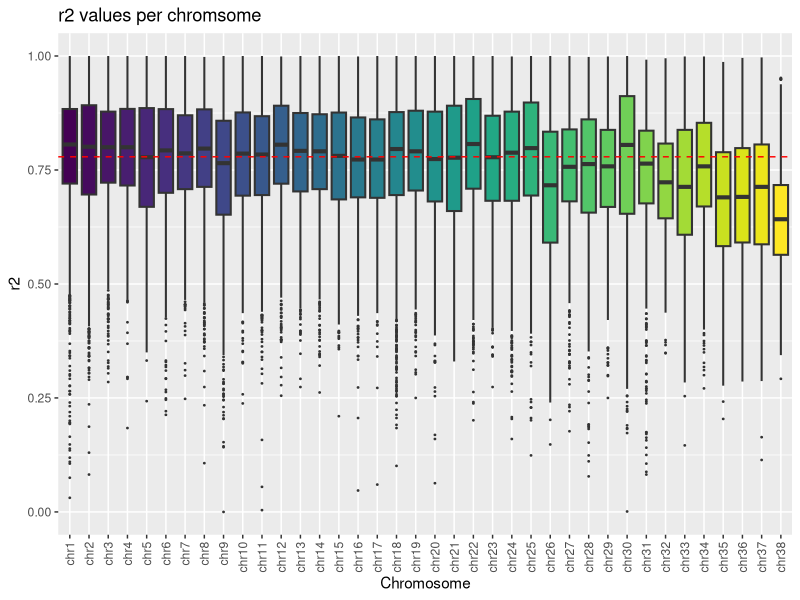
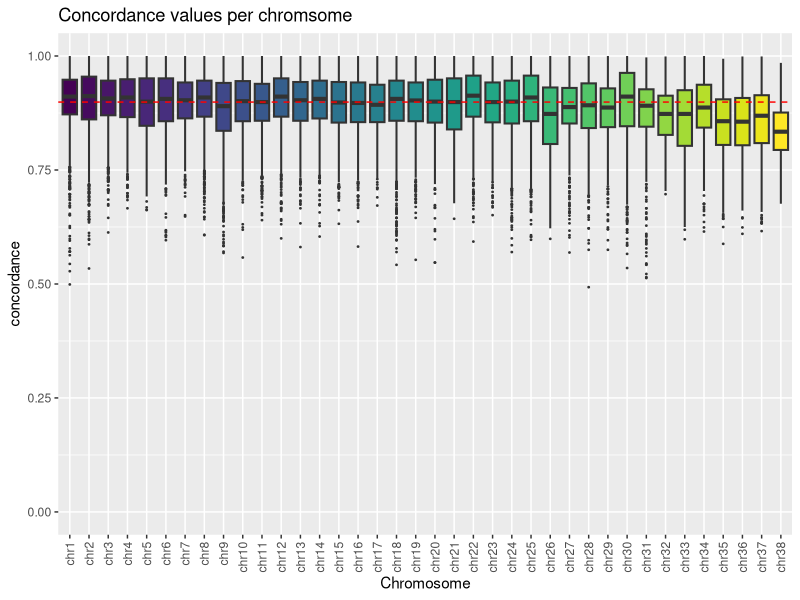
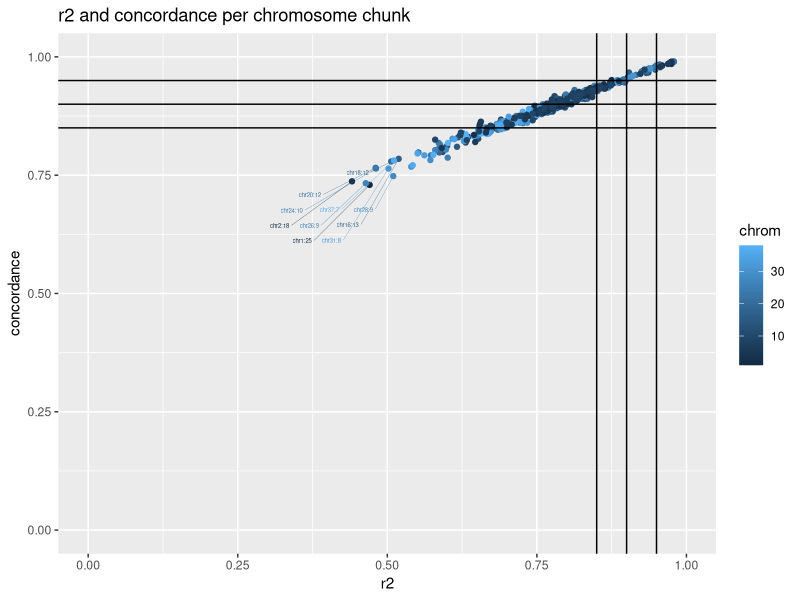
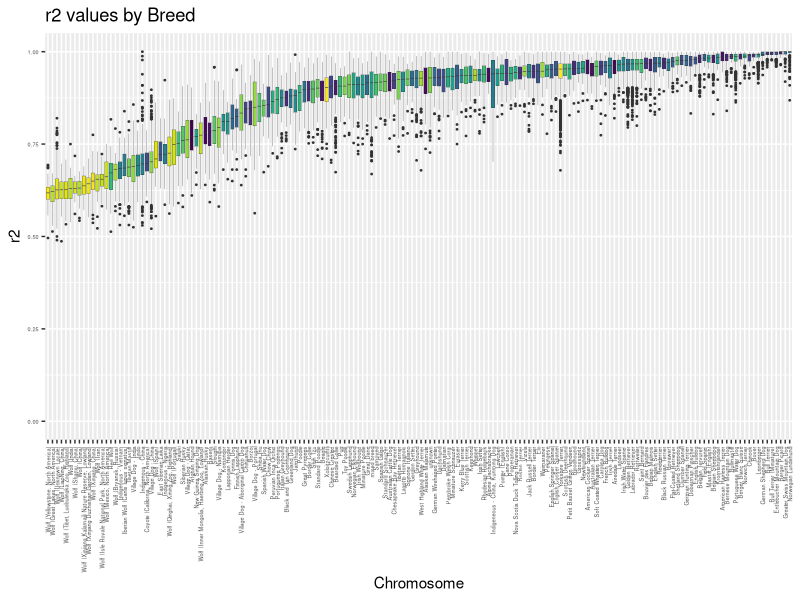
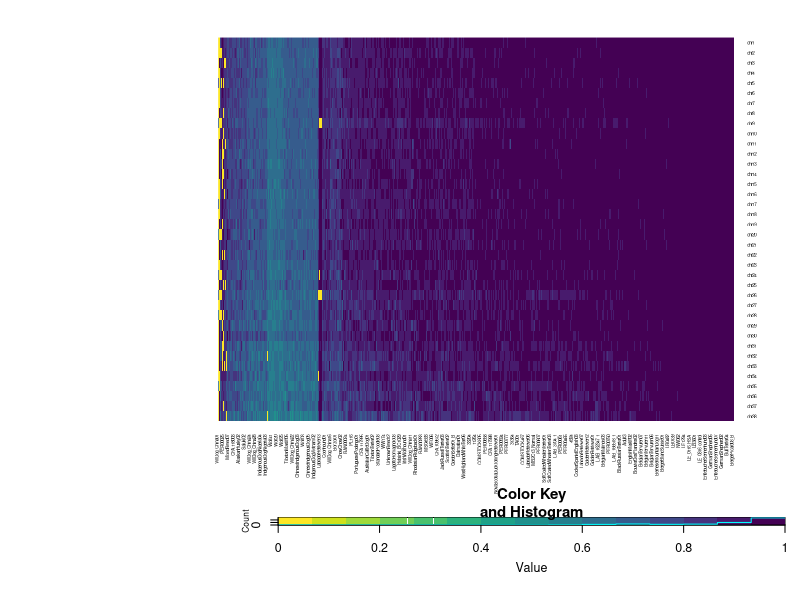
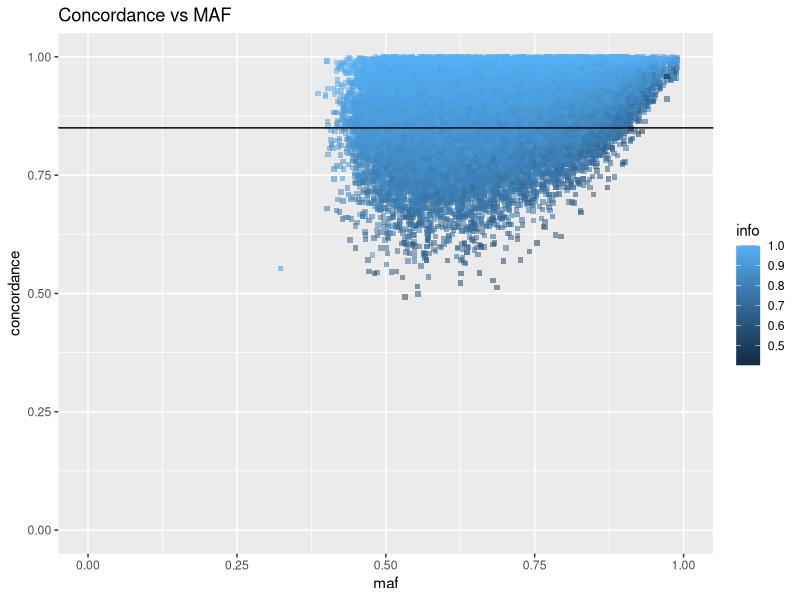
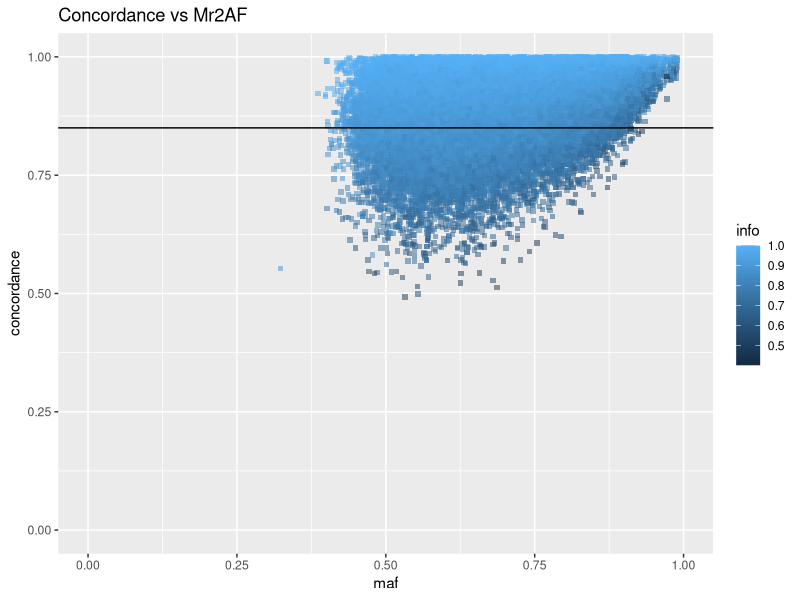

Source code (R) for these figures, in order:
## ---- chunk 1
knitr::opts_chunk$set(echo = TRUE, warning = FALSE, message = FALSE)
## ---- chunk 2
library(gtools)
library(ggplot2)
library(ggrepel)
library(viridisLite)
library(viridis)
library(gplots)
library(tidyr)
## ---- chunk 3
data <- read.table("all_stats_by_chr.txt",header=FALSE,sep="\t")
colnames(data)=c("chr","pos","maf","info","concordance","r2")
data$chr <- paste0("chr",data$chr)
data <- data[mixedorder(data$chr),]

data$chr <- factor(data$chr,levels = mixedsort(unique(data$chr)),ordered = TRUE)

my_colours <- viridisLite::viridis(length(levels(data$chr)))


p <- ggplot(data, aes(x=chr, y=r2, fill=chr)) + scale_fill_manual(values = my_colours) + geom_boxplot(outlier.size=0.3,lwd=0.7) + theme(axis.text.x = element_text(angle = 90, vjust = 0.5, hjust=1)) + ggtitle("r2 values per chromsome") + xlab("Chromosome") + geom_hline(yintercept=median(data$r2), linetype="dashed", color = "red") + theme(legend.position="none") + coord_cartesian(ylim = c(0, 1.0))
p

p <- ggplot(data, aes(x=chr, y=concordance, fill=chr)) + scale_fill_manual(values = my_colours) + geom_boxplot(outlier.size=0.3,lwd=0.7) + theme(axis.text.x = element_text(angle = 90, vjust = 0.5, hjust=1)) + ggtitle("Concordance values per chromsome") + xlab("Chromosome") + geom_hline(yintercept=median(data$concordance), linetype="dashed", color = "red") + theme(legend.position="none") + coord_cartesian(ylim = c(0, 1.0))
p
## ---- chunk 4
data_chunk <- read.table("all_stats_by_chunk.txt",header=T,sep="\t")

data_chunk$name=paste0("chr",data_chunk$chrom,":",data_chunk$chunk)

ggplot(data_chunk, aes(x = r2_med, y = con_med, color = chrom)) +
  geom_point()  + coord_cartesian(ylim = c(0, 1.0),xlim = c(0, 1.0)) + ggtitle("r2 and concordance per chromosome chunk") +
  xlab("r2") + ylab("concordance") + geom_hline(yintercept = c(0.85, 0.9, 0.95)) +
  geom_vline(xintercept = c(0.85, 0.9, 0.95)) + geom_text_repel(
    data = data_chunk[(data_chunk$r2_med < 0.6),],
    mapping = aes(label = name),
    nudge_x = -0.1, nudge_y = -0.1,
    max.time = 5,
    max.iter = Inf,
    size=1.5, segment.size=0.1, max.overlaps = 10,
    show.legend = F
  )

## ---- chunk 5
data_ind <- read.table("all_stats_by_individual.txt",header=FALSE,sep="\t")
colnames(data_ind)=c("chr","no","i","type","breed","sex","concordance","r2")
data_ind$breed=as.factor(data_ind$breed)
my_colours_breed <- viridisLite::viridis(length(levels(data_ind$breed)))

p <- ggplot(data_ind, aes(reorder(breed, r2, decreasing=T, FUN=median), y = r2, fill=breed)) + scale_fill_manual(values = my_colours_breed) + geom_boxplot(outlier.size=0.3,lwd=0.1) + theme(axis.text.x = element_text(angle = 90, vjust = 0.5, hjust=1)) + theme(legend.text = element_text(size = 2)) + ggtitle("r2 values by Breed") + xlab("Chromosome") + theme(legend.key.size = unit(0.3, 'cm')) + theme(legend.position="none") + theme(axis.text=element_text(size=4)) + coord_cartesian(ylim = c(0, 1.0))
p
## ---- chunk 6
d_mat <- matrix(0.00, nrow = 38, ncol = length(unique(data_ind$i)))
dlist <- unique(data_ind$i)

for(i in c(1:38)){
  for (j in c(1:length(dlist))){
    z=data_ind[((data_ind$i==dlist[j]) & (data_ind$chr==i)),"r2"]
    if(!identical(z, numeric(0))){
      d_mat[i,j] <- as.numeric(data_ind[((data_ind$i==dlist[j])& (data_ind$chr==i)),"r2"])
    } else {
      d_mat[i,j] <- 0.0
    }
  }
}
d_mat <- data.frame(d_mat)
colnames(d_mat)<- dlist
rownames(d_mat)<- paste0("chr",1:38)

op <- par(no.readonly = TRUE) 
lmat=rbind( c(0, 3), c(2,1), c(0,4) )
lhei=c(0.5, 6, 1.5)

heatmap.2(as.matrix(d_mat),trace="none",Rowv = FALSE,cexCol = 0.4,cexRow=0.4,col=viridis(15, direction = -1),dendrogram="none",lmat=lmat, lhei=lhei)

## ---- chunk 7
ggplot(data,aes(x=maf,y=concordance,color=info)) + geom_point(alpha = .5, shape = 15) + geom_hline(yintercept = 0.85) + coord_cartesian(ylim = c(0, 1.0),xlim = c(0, 1.0)) + ggtitle("Concordance vs MAF")
## ---- chunk 8
ggplot(data,aes(x=maf,y=concordance,color=info)) + geom_point(alpha = .5, shape = 15) + geom_hline(yintercept = 0.85) + coord_cartesian(ylim = c(0, 1.0),xlim = c(0, 1.0)) + ggtitle("Concordance vs Mr2AF")
